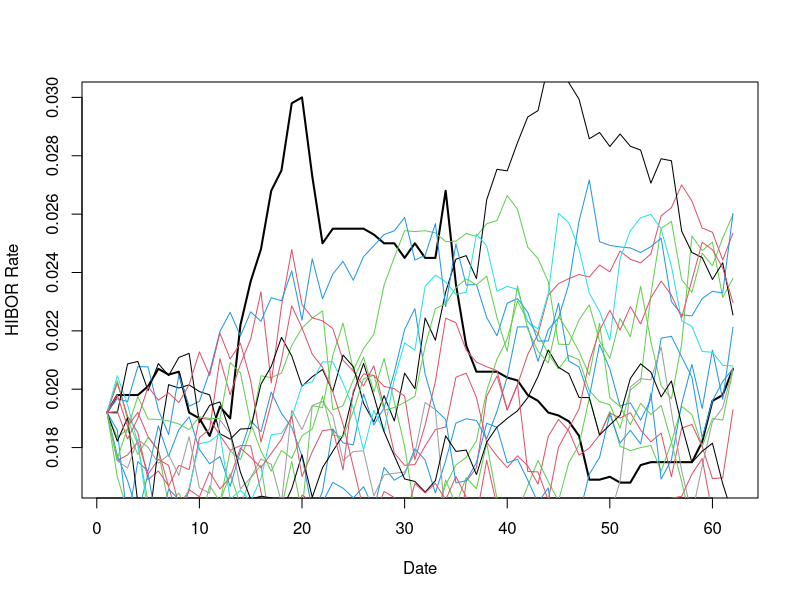

Write R code to recreate this figure.
# MODEL
# Purpose: Simulate stochastic interest rate for European style options based on a well-known model.
# Theory: Vasicek, O. (1977). An equilibrium characterization of the term structure.
# Calibration: van den Berg, T. (2011). Calibrating the ornstein-uhlenbeck (vasicek) model. 

# The following code demonstrate the clibration of parameters of Vasicek model (One factor short rate model)
# HIBOR data from HSB
setwd('C:\\Users\\user\\Documents\\Programming\\Note on R\\Vasicek Model_Calibration')
interest.rate.data <- read.csv('hibor.csv')
head(interest.rate.data, 10) # Show data
sapply(interest.rate.data, class) # Check data types

interest.rate.data$Date <- as.Date(unlist(interest.rate.data$Date), '%d/%m/%Y')

# 1. Ordinary Least Square (OLS) Estimation
# Vasicek model SDE can be discretized as an AR(1) Process in finite time
# One can also use arima(interest.rate.data$HIBOR, c(1, 0, 0)) for simplicity.
row.count <- nrow(interest.rate.data)
interest.rate.data$HIBOR.lag <- c(NA, interest.rate.data$HIBOR[1:row.count - 1])

reg.lm <- lm(HIBOR ~ HIBOR.lag, data = interest.rate.data)
summary(reg.lm) # Show regression output

a <- as.numeric(reg.lm$coefficients[2])
b <- as.numeric(reg.lm$coefficients[1])
res.var <- var(reg.lm$residuals)
dt <- 1/252

# SDE Parameters calibrated by OLS
mu <- b/(1 - a)
lambda <- (1 - a)/dt
sigma <- sqrt(res.var/dt)

cat('Estimated mu: ', mu, '\n')
cat('Estimated lambda: ', lambda, '\n')
cat('Estimated sigma: ', sigma, '\n')

# Plotting
plot(interest.rate.data$HIBOR,
     type = 'l', lwd = 2,
     ylab = 'HIBOR Rate',
     xlab = 'Date')

# Simulation
trial <- row.count # Length of paths to be simulated
sim.count <- 15 # Number of paths to be simulated

for (j in 1:sim.count){
  r <- rep(0, trial)
  r[1] <- interest.rate.data$HIBOR[1]

  for (i in 2:trial) {
    # Ornstein-Uhlenbeck process SDE
    dr <- lambda*(mu - r[i - 1])*dt + sigma*sqrt(dt)*rnorm(1)
    r[i] <- r[i-1] + dr
  }
  lines(r, type = 'l', col = runif(1, 0, 20))
}





